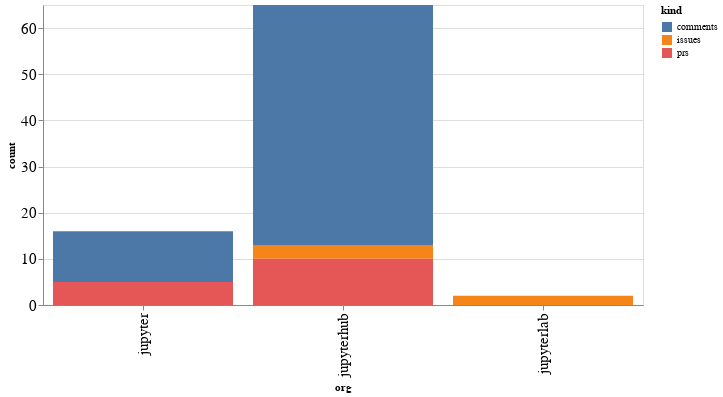

Write notebook code for a chart like this one.
### Code cell
alt.Chart(org_summaries, width=600).mark_bar().encode(
    x='org',
    y='count',
    color='kind',
    tooltip="org"
)

### Figure 1 — Vega-Lite specification as saved in the notebook (floating-point values rounded to 4 significant figures)
{"config": {"axisLeft": {"labelFontSize": 15}, "axisBottom": {"labelFontSize": 15}}, "data": {"name": "data-f7cc163e131b769faf403573eb3749f8"}, "mark": "bar", "encoding": {"color": {"type": "nominal", "field": "kind"}, "tooltip": {"type": "nominal", "field": "org"}, "x": {"type": "nominal", "field": "org"}, "y": {"type": "quantitative", "field": "count"}}, "width": 600, "$schema": "https://vega.github.io/schema/vega-lite/v4.8.1.json", "datasets": {"data-f7cc163e131b769faf403573eb3749f8": [{"org": "jupyter", "kind": "comments", "count": 11}, {"org": "jupyter", "kind": "prs", "count": 5}, {"org": "jupyterhub", "kind": "comments", "count": 52}, {"org": "jupyterhub", "kind": "issues", "count": 3}, {"org": "jupyterhub", "kind": "prs", "count": 10}, {"org": "jupyterlab", "kind": "issues", "count": 2}]}}
